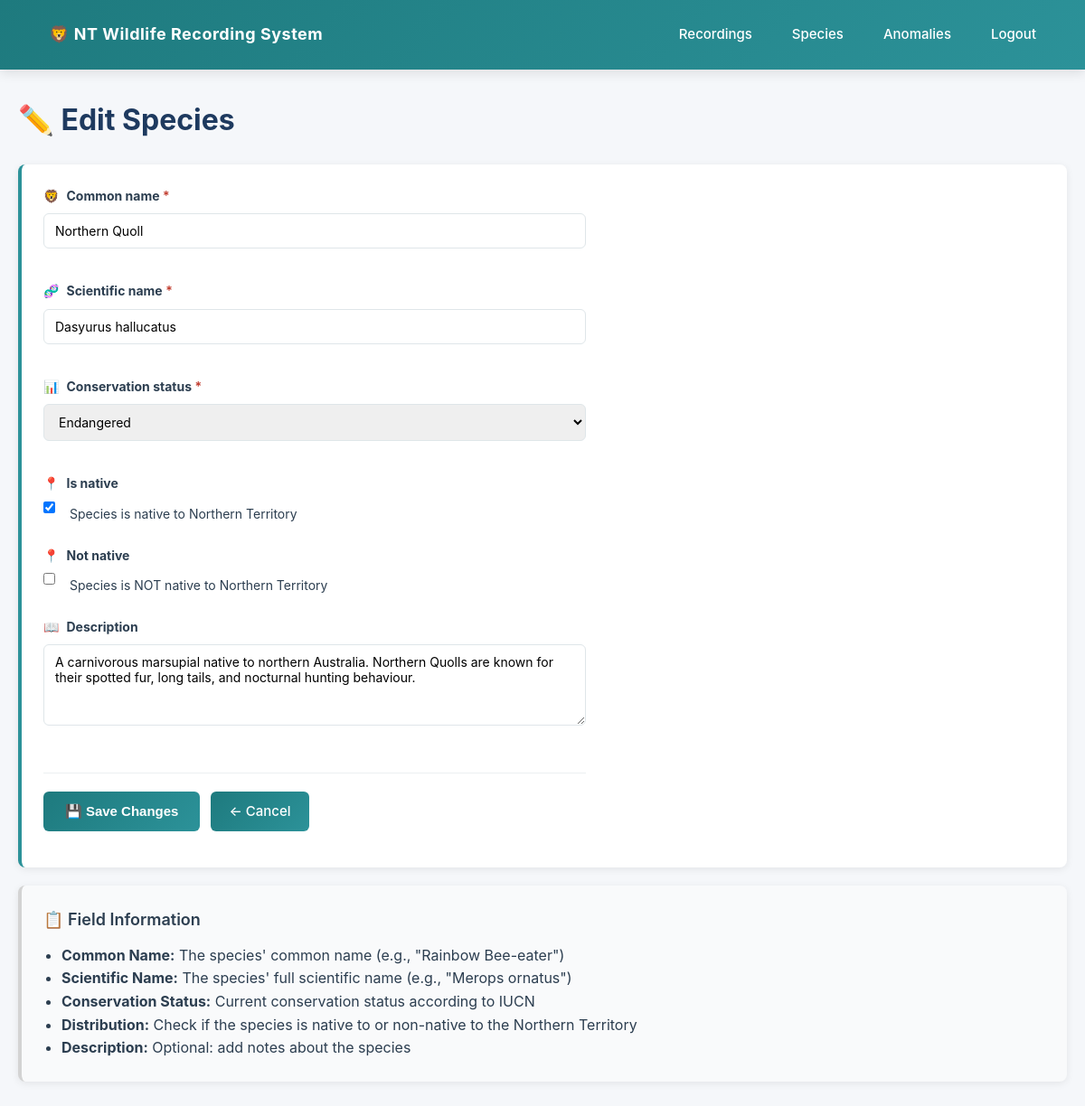
The app's page /species/1/edit/ (signed in), older data.
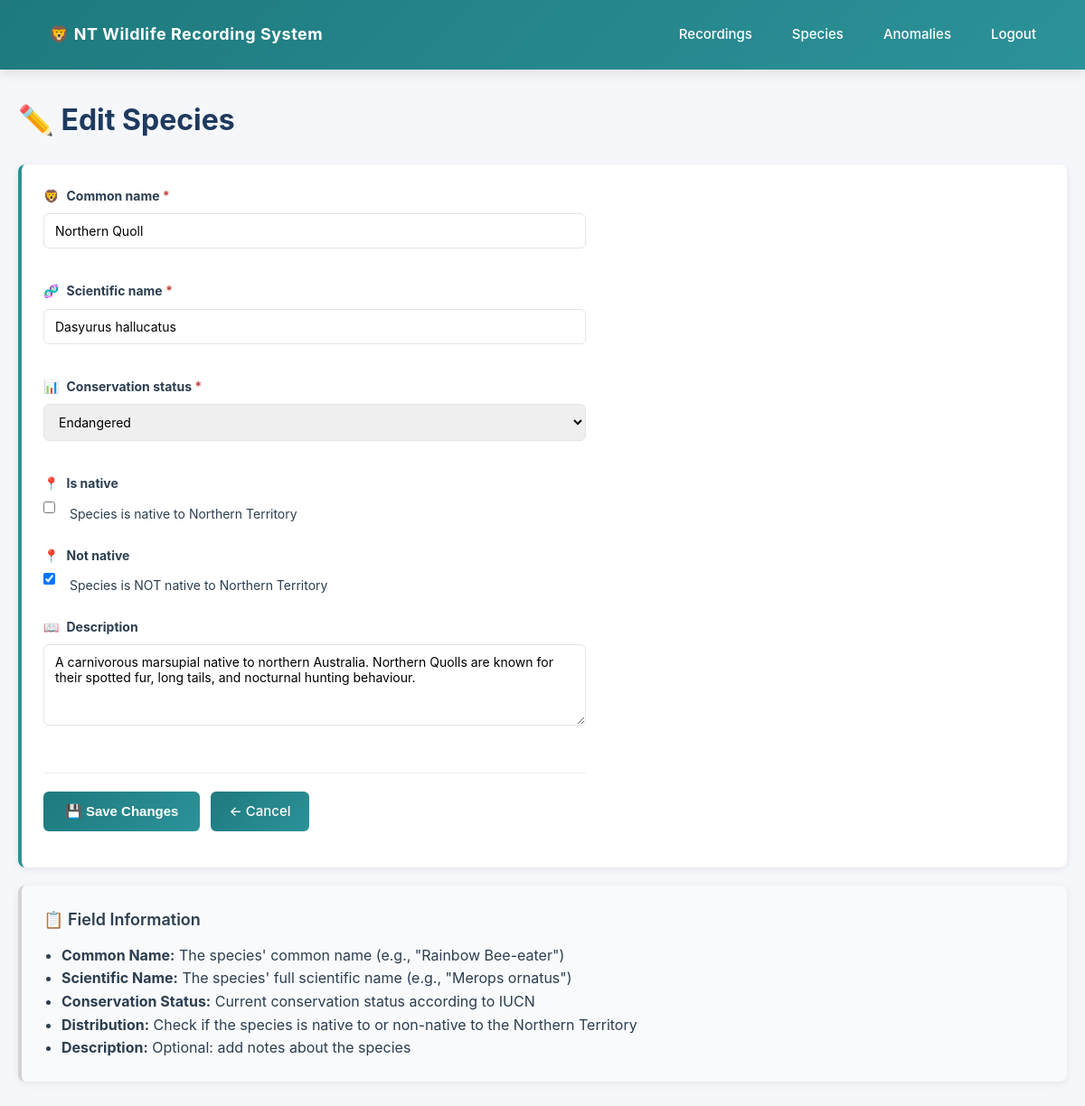
The same page, newer data.
### recordings/models.py (models this page shows, shortened)
class Species(models.Model):
    common_name         = models.CharField(max_length=200)
    scientific_name     = models.CharField(max_length=200, unique=True)
    conservation_status = models.CharField(
        max_length=2,
        choices=ConservationStatus.choices,
        default=ConservationStatus.NOT_EVALUATED,
    )
    is_native  = models.BooleanField(default=False)
    not_native   = models.BooleanField(default=False)
    description = models.TextField(blank=True)
    class Meta:
        verbose_name_plural = 'species'
        ordering = ['scientific_name']

### recordings/views.py (the view)
# urls.py: path("species/<int:pk>/edit/", views.SpeciesUpdateView.as_view(), name="species_update"),
class SpeciesUpdateView(LoginRequiredMixin, UpdateView):
    model = Species
    form_class = SpeciesForm
    template_name = 'recordings/species_form.html'
    success_url = reverse_lazy('species_list')

### recordings/forms.py
class SpeciesForm(forms.ModelForm):
    class Meta:
        model = Species
        fields = ['common_name', 'scientific_name', 'conservation_status',
                  'is_native', 'not_native', 'description']
        widgets = {
            'description': forms.Textarea(attrs={'rows': 4}),
        }

### recordings/templates/recordings/species_form.html (shortened to what this page needs)
{% extends 'base.html' %}
{% block content %}
<h1>{% if object %}✏️ Edit Species{% else %}🦁 Add New Species{% endif %}</h1>
<div class="card">
    <form method="post" style="max-width: 600px;">
        {% for field in form %}
            <div style="margin-bottom: 20px;">
                <label for="{{ field.id_for_label }}" style="display: flex; align-items: center; gap: 8px; margin-bottom: 8px;">
                    {% if field.name == 'common_name' %}
                        🦁
                    {% elif field.name == 'scientific_name' %}
                        🧬
                    {% elif field.name == 'conservation_status' %}
                        📊
                    {% elif field.name == 'is_native' or field.name == 'not_native' %}
                        📍
                    {% elif field.name == 'description' %}
                        📖
                    {% endif %}
                    <span>
                        <strong>{{ field.label }}</strong>
                        {% if field.field.required %}<span style="color: #c0392b;">*</span>{% endif %}
                    </span>
                </label>
                {% if field.name == 'is_native' or field.name == 'not_native' %}
                    <div style="display: flex; align-items: center; gap: 8px;">
                        {{ field }}
                        <label for="{{ field.id_for_label }}" style="display: inline; margin: 0; font-weight: normal; gap: 0;">
                            {% if field.name == 'is_native' %}
                                Species is native to Northern Territory
                            {% elif field.name == 'not_native' %}
                                Species is NOT native to Northern Territory
                            {% endif %}
                        </label>
                    </div>
                {% else %}
                    {{ field }}
                {% endif %}
            </div>
        {% endfor %}
        <div style="display: flex; gap: 12px; margin-top: 28px; padding-top: 20px; border-top: 1px solid #ecf0f1;">
            <button type="submit" class="button">
                {% if object %}💾 Save Changes{% else %}➕ Add Species{% endif %}
            </button>
            <a href="{% url 'species_list' %}" class="button" style="display: inline-flex; align-items: center; text-decoration: none;">
                ← Cancel
            </a>
        </div>
    </form>
</div>
<div class="card" style="background: #f9fafb; border-left-color: #d3d3d3; margin-top: 20px;">
    <h3 style="margin-top: 0;">📋 Field Information</h3>
    <ul style="margin: 12px 0 0 0; padding-left: 20px;">
        <li><strong>Common Name:</strong> The species' common name (e.g., "Rainbow Bee-eater")</li>
        <li><strong>Scientific Name:</strong> The species' full scientific name (e.g., "Merops ornatus")</li>
        <li><strong>Conservation Status:</strong> Current conservation status according to IUCN</li>
        <li><strong>Distribution:</strong> Check if the species is native to or non-native to the Northern Territory</li>
        <li><strong>Description:</strong> Optional: add notes about the species</li>
    </ul>
</div>
{% endblock %}

Row changes from the older to the newer data that the page shows:
changed Species "Northern Quoll": is_native "☑" → "☐"; not_native "☐" → "☑"
